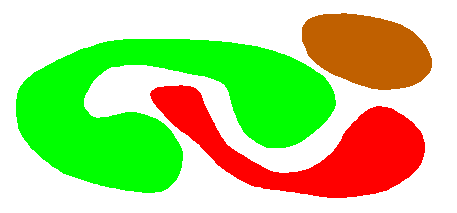
#> input picture Modulo_04/img/etiquetado.png, 457 x 213 px
$ jupyter execute etiquetado.ipynb   (shell and % lines are left out)   (older library calls are emulated)
#> lines starting #> are read from the running program, lines starting #| are printed output that depends on the picture; after the words box and inside, x2 and y2 are one past the last pixel; in counts of white or black regions, pixels touching at a corner belong together
# Etiquetado de Componentes Conexos

[cell 1]
import cv2
import numpy as np

[cell 2]
imagen = cv2.imread("img/etiquetado.png", cv2.IMREAD_GRAYSCALE)
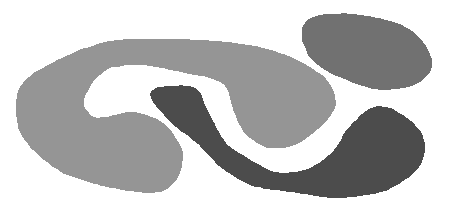
#> imagen: shape (213, 457); min 76, max 255, mean 193.7
_, imagen_bin = cv2.threshold(imagen, 0, 255, cv2.THRESH_BINARY_INV | cv2.THRESH_OTSU)
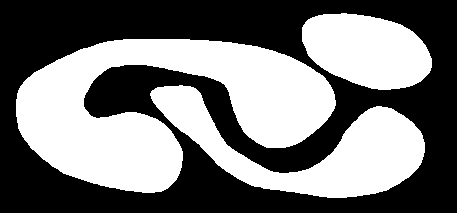
#> imagen_bin: shape (213, 457); 46.8% white; 3 white regions, box (x1, y1, x2, y2) and area: (16, 39, 336, 193) 26202, (150, 85, 425, 198) 11902, (302, 13, 432, 90) 7457
cv2.imshow("Bin", imagen_bin)
cv2.waitKey(0)

[cell 3]
num_labels, labels, stats, centroids = cv2.connectedComponentsWithStats(imagen_bin, 8, ltype=cv2.CV_32S)
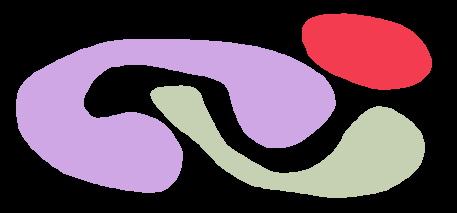
#> labels: shape (213, 457) int32; 4 distinct labels, from 0 to 3; one colour per label, 0 black
#> num_labels = 4; stats = [[0, 0, 457, 213, 51780], [302, 13, 130, 77, 7457], [16, 39, 320, 154, 26202], [150, 85, 275, 113, 11902]]; centroids = [[222.2, 103.1], [366.5, 50.11], [163, 107.8], [309.6, 149.8]]
print(f"Etiquetas_n: {num_labels} Etiquetas: {labels} Estadísticos: {stats} Centroides: {centroids}")
#> (printed output is left out)

## De la documentación de OpenCV
### connectedComponentsWithStats
#### Parameters
- image	the 8-bit single-channel image to be labeled
- labels	destination labeled image
- stats	statistics output for each label, including the background label. Statistics are accessed via stats(label, COLUMN) where COLUMN is one of ConnectedComponentsTypes, selecting the statistic. The data type is CV_32S.
- centroids	centroid output for each label, including the background label. Centroids are accessed via centroids(label, 0) for x and centroids(label, 1) for y. The data type CV_64F.
- connectivity	8 or 4 for 8-way or 4-way connectivity respectively
- ltype	output image label type. Currently CV_32S and CV_16U are supported.

---

Los 'stats' están definidos por los siguientes tipos:
- CC_STAT_LEFT
Python: cv.CC_STAT_LEFT
The leftmost (x) coordinate which is the inclusive start of the bounding box in the horizontal direction.
- CC_STAT_TOP
Python: cv.CC_STAT_TOP
The topmost (y) coordinate which is the inclusive start of the bounding box in the vertical direction.
- CC_STAT_WIDTH
Python: cv.CC_STAT_WIDTH
The horizontal size of the bounding box.
- CC_STAT_HEIGHT
Python: cv.CC_STAT_HEIGHT
The vertical size of the bounding box.
- CC_STAT_AREA
Python: cv.CC_STAT_AREA
The total area (in pixels) of the connected component.

[cell 4]
for i in range(1, num_labels):
    x = stats[i, cv2.CC_STAT_LEFT]
    y = stats[i, cv2.CC_STAT_TOP]
    w = stats[i, cv2.CC_STAT_WIDTH]
    h = stats[i, cv2.CC_STAT_HEIGHT]
    area = stats[i, cv2.CC_STAT_AREA]
    (cX, cY) = centroids[i]
    if area > 100:
        cv2.rectangle(imagen, (x, y), (x + w, y + h), (0, 255, 0), 2)
        cv2.circle(imagen, (int(cX), int(cY)), 4, (0, 0, 255), -1)
#> this loop made 3 passes
#> (x, y, w, h, area, cX, cY) on passes 1 to 3: (302, 13, 130, 77, 7457, 366.5, 50.11), (16, 39, 320, 154, 26202, 163, 107.8), (150, 85, 275, 113, 11902, 309.6, 149.8)
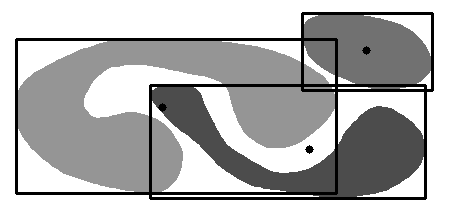
#> imagen: shape (213, 457); 6.67% of pixels changed, all inside (x1, y1, x2, y2) = (15, 12, 434, 200)
cv2.imshow('ImagenEtiquetada', imagen)
cv2.waitKey(0)
cv2.destroyAllWindows()

$ run again, with Modulo_04/img/bailarina.png copied over Modulo_04/img/etiquetado.png
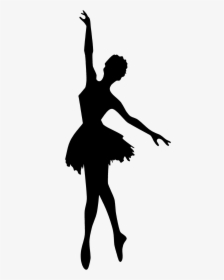
#> input picture Modulo_04/img/bailarina.png, 224 x 280 px
#> imagen is the input picture: shape (280, 224); min 0, max 248, mean 219.3
#> `_, imagen_bin = cv2.threshold(imagen, 0, 255, cv2.THRESH_BINARY_INV | ..`:
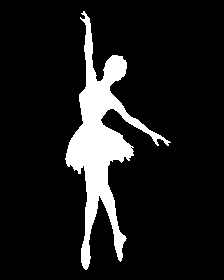
#> imagen_bin: shape (280, 224); 10.9% white; 1 white region, box (x1, y1, x2, y2) and area: (65, 11, 171, 270) 6828
#> num_labels = 2; stats = [[0, 0, 224, 280, 55892], [65, 11, 106, 259, 6828]]; centroids = [[112.9, 139.2], [100.4, 141.8]]
#> (printed output is left out)
#> the loop `for i in range(1, num_labels):` made 1 pass
#> (x, y, w, h, area, cX, cY) on pass 1: (65, 11, 106, 259, 6828, 100.4, 141.8)
#> after the loop `for i in range(1, num_labels):`:
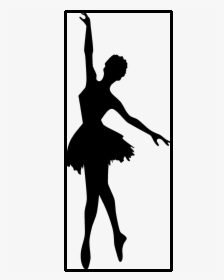
#> imagen: shape (280, 224); 3.49% of pixels changed, all inside (x1, y1, x2, y2) = (64, 10, 173, 272)

$ run again, with Modulo_04/img/beagle.jpg saved as Modulo_04/img/etiquetado.png
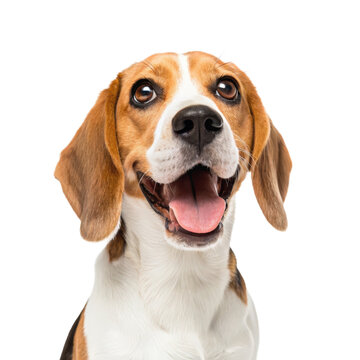
#> input picture Modulo_04/img/beagle.jpg, 360 x 360 px
#> imagen_bin: shape (360, 360); 20.6% white; 51 white regions (42 under 20 px), largest, box (x1, y1, x2, y2) and area: (55, 56, 292, 283) 24806, (60, 303, 87, 360) 767, (224, 247, 247, 305) 642
#> `num_labels, labels, stats, centroids = cv2.connectedComponentsWithStat..`:
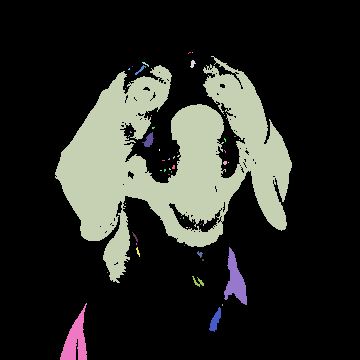
#> labels: shape (360, 360) int32; 52 distinct labels, from 0 to 51; one colour per label, 0 black
#> num_labels = 52; stats = 52 rows, first 6: [0, 0, 360, 360, 102865], [188, 52, 3, 2, 3], [192, 52, 1, 1, 1], [55, 56, 237, 227, 24806], [190, 60, 6, 8, 27], [142, 62, 7, 5, 12]; centroids = 52 pairs, first value 75.23 to 239, second value 52 to 340.4
#> (printed output is left out)
#> the loop `for i in range(1, num_labels):` made 51 passes
#> (x, y, w, h, area, cX, cY) on passes 3, 4, 6, 14, 44, 45, 48, 49: (55, 56, 237, 227, 24806, 170.5, 161.4), (190, 60, 6, 8, 27, 192.3, 63.41), (135, 65, 11, 10, 29, 140.1, 69.45), (142, 132, 12, 15, 93, 148.5, 140), (224, 247, 23, 58, 642, 235, 280.2), (197, 251, 6, 7, 21, 199.5, 253.7), (192, 276, 12, 11, 49, 197.8, 281.6), (60, 303, 27, 57, 767, 75.23, 340.4)
#> after the loop `for i in range(1, num_labels):`:
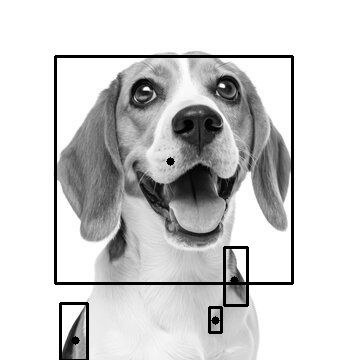
#> imagen: shape (360, 360); min 0, max 255, mean 209.2
